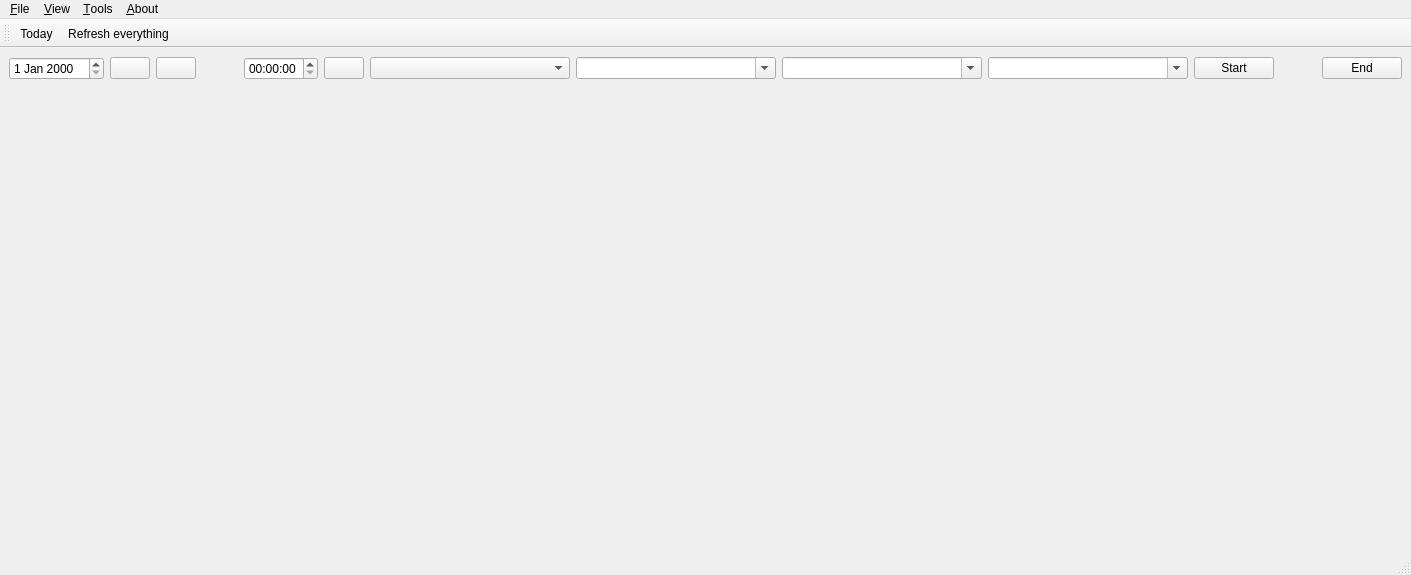
<?xml version="1.0" encoding="UTF-8"?>
<ui version="4.0">
 <class>MainWindow</class>
 <widget class="QMainWindow" name="MainWindow">
  <property name="geometry">
   <rect>
    <x>0</x>
    <y>0</y>
    <width>1411</width>
    <height>575</height>
   </rect>
  </property>
  <property name="windowIcon">
   <iconset resource="resources.qrc">
    <normaloff>:/zeiterfassungguilib/images/icon.png</normaloff>:/zeiterfassungguilib/images/icon.png</iconset>
  </property>
  <widget class="QWidget" name="centralwidget">
   <layout class="QVBoxLayout" stretch="0,0">
    <item>
     <layout class="QHBoxLayout">
      <item>
       <widget class="QDateEdit" name="dateEditDate"/>
      </item>
      <item>
       <widget class="QPushButton" name="pushButtonPrev">
        <property name="whatsThis">
         <string>Previous day</string>
        </property>
        <property name="text">
         <string/>
        </property>
        <property name="icon">
         <iconset resource="resources.qrc">
          <normaloff>:/zeiterfassungguilib/images/previous.png</normaloff>:/zeiterfassungguilib/images/previous.png</iconset>
        </property>
       </widget>
      </item>
      <item>
       <widget class="QPushButton" name="pushButtonNext">
        <property name="whatsThis">
         <string>Next day</string>
        </property>
        <property name="text">
         <string/>
        </property>
        <property name="icon">
         <iconset resource="resources.qrc">
          <normaloff>:/zeiterfassungguilib/images/next.png</normaloff>:/zeiterfassungguilib/images/next.png</iconset>
        </property>
       </widget>
      </item>
      <item>
       <spacer>
        <property name="orientation">
         <enum>Qt::Horizontal</enum>
        </property>
        <property name="sizeHint" stdset="0">
         <size>
          <width>40</width>
          <height>20</height>
         </size>
        </property>
       </spacer>
      </item>
      <item>
       <widget class="QTimeEdit" name="timeEditTime"/>
      </item>
      <item>
       <widget class="QPushButton" name="pushButtonNow">
        <property name="whatsThis">
         <string>Now</string>
        </property>
        <property name="text">
         <string/>
        </property>
        <property name="icon">
         <iconset resource="resources.qrc">
          <normaloff>:/zeiterfassungguilib/images/now.png</normaloff>:/zeiterfassungguilib/images/now.png</iconset>
        </property>
       </widget>
      </item>
      <item>
       <widget class="QComboBox" name="comboBoxProject">
        <property name="minimumSize">
         <size>
          <width>200</width>
          <height>0</height>
         </size>
        </property>
       </widget>
      </item>
      <item>
       <widget class="QComboBox" name="comboBoxSubproject">
        <property name="minimumSize">
         <size>
          <width>200</width>
          <height>0</height>
         </size>
        </property>
        <property name="editable">
         <bool>true</bool>
        </property>
        <property name="insertPolicy">
         <enum>QComboBox::NoInsert</enum>
        </property>
       </widget>
      </item>
      <item>
       <widget class="QComboBox" name="comboBoxWorkpackage">
        <property name="minimumSize">
         <size>
          <width>200</width>
          <height>0</height>
         </size>
        </property>
        <property name="editable">
         <bool>true</bool>
        </property>
        <property name="insertPolicy">
         <enum>QComboBox::NoInsert</enum>
        </property>
       </widget>
      </item>
      <item>
       <widget class="QComboBox" name="comboBoxText">
        <property name="minimumSize">
         <size>
          <width>200</width>
          <height>0</height>
         </size>
        </property>
        <property name="editable">
         <bool>true</bool>
        </property>
        <property name="insertPolicy">
         <enum>QComboBox::NoInsert</enum>
        </property>
       </widget>
      </item>
      <item>
       <widget class="QPushButton" name="pushButtonStart">
        <property name="text">
         <string>Start</string>
        </property>
       </widget>
      </item>
      <item>
       <spacer>
        <property name="orientation">
         <enum>Qt::Horizontal</enum>
        </property>
        <property name="sizeHint" stdset="0">
         <size>
          <width>40</width>
          <height>20</height>
         </size>
        </property>
       </spacer>
      </item>
      <item>
       <widget class="QPushButton" name="pushButtonEnd">
        <property name="text">
         <string>End</string>
        </property>
       </widget>
      </item>
     </layout>
    </item>
    <item>
     <widget class="QScrollArea" name="scrollArea">
      <property name="frameShape">
       <enum>QFrame::NoFrame</enum>
      </property>
      <property name="frameShadow">
       <enum>QFrame::Plain</enum>
      </property>
      <property name="widgetResizable">
       <bool>true</bool>
      </property>
      <widget class="QWidget" name="widgetWeek">
       <property name="geometry">
        <rect>
         <x>0</x>
         <y>0</y>
         <width>1393</width>
         <height>440</height>
        </rect>
       </property>
       <layout class="QHBoxLayout" name="layoutWeek"/>
      </widget>
     </widget>
    </item>
   </layout>
  </widget>
  <widget class="QMenuBar" name="menubar">
   <property name="geometry">
    <rect>
     <x>0</x>
     <y>0</y>
     <width>1411</width>
     <height>22</height>
    </rect>
   </property>
   <widget class="QMenu" name="menuFile">
    <property name="title">
     <string>&amp;File</string>
    </property>
    <addaction name="actionQuit"/>
   </widget>
   <widget class="QMenu" name="menuAbout">
    <property name="title">
     <string>&amp;About</string>
    </property>
    <addaction name="actionAboutMe"/>
    <addaction name="actionSettings"/>
    <addaction name="actionHelp"/>
    <addaction name="separator"/>
    <addaction name="actionAboutzeiterfassung"/>
    <addaction name="actionAboutQt"/>
   </widget>
   <widget class="QMenu" name="menuView">
    <property name="title">
     <string>&amp;View</string>
    </property>
    <addaction name="actionToday"/>
    <addaction name="actionRefresh"/>
   </widget>
   <widget class="QMenu" name="menuTools">
    <property name="title">
     <string>&amp;Tools</string>
    </property>
   </widget>
   <addaction name="menuFile"/>
   <addaction name="menuView"/>
   <addaction name="menuTools"/>
   <addaction name="menuAbout"/>
  </widget>
  <widget class="QToolBar" name="mainToolBar">
   <attribute name="toolBarArea">
    <enum>TopToolBarArea</enum>
   </attribute>
   <attribute name="toolBarBreak">
    <bool>false</bool>
   </attribute>
   <addaction name="actionToday"/>
   <addaction name="actionRefresh"/>
  </widget>
  <widget class="QStatusBar" name="statusbar"/>
  <action name="actionQuit">
   <property name="icon">
    <iconset resource="resources.qrc">
     <normaloff>:/zeiterfassungguilib/images/quit.png</normaloff>:/zeiterfassungguilib/images/quit.png</iconset>
   </property>
   <property name="text">
    <string>&amp;Quit</string>
   </property>
  </action>
  <action name="actionAboutMe">
   <property name="icon">
    <iconset resource="resources.qrc">
     <normaloff>:/zeiterfassungguilib/images/user.png</normaloff>:/zeiterfassungguilib/images/user.png</iconset>
   </property>
   <property name="text">
    <string>About &amp;Me</string>
   </property>
  </action>
  <action name="actionAboutzeiterfassung">
   <property name="icon">
    <iconset resource="resources.qrc">
     <normaloff>:/zeiterfassungguilib/images/about.png</normaloff>:/zeiterfassungguilib/images/about.png</iconset>
   </property>
   <property name="text">
    <string>About &amp;zeiterfassung</string>
   </property>
  </action>
  <action name="actionAboutQt">
   <property name="text">
    <string>About &amp;Qt</string>
   </property>
  </action>
  <action name="actionToday">
   <property name="icon">
    <iconset resource="resources.qrc">
     <normaloff>:/zeiterfassungguilib/images/today.png</normaloff>:/zeiterfassungguilib/images/today.png</iconset>
   </property>
   <property name="text">
    <string>&amp;Today</string>
   </property>
  </action>
  <action name="actionRefresh">
   <property name="icon">
    <iconset resource="resources.qrc">
     <normaloff>:/zeiterfassungguilib/images/refresh.png</normaloff>:/zeiterfassungguilib/images/refresh.png</iconset>
   </property>
   <property name="text">
    <string>&amp;Refresh everything</string>
   </property>
  </action>
  <action name="actionSettings">
   <property name="icon">
    <iconset resource="resources.qrc">
     <normaloff>:/zeiterfassungguilib/images/settings.png</normaloff>:/zeiterfassungguilib/images/settings.png</iconset>
   </property>
   <property name="text">
    <string>&amp;Settings</string>
   </property>
  </action>
  <action name="actionHelp">
   <property name="icon">
    <iconset resource="resources.qrc">
     <normaloff>:/zeiterfassungguilib/images/help.png</normaloff>:/zeiterfassungguilib/images/help.png</iconset>
   </property>
   <property name="text">
    <string>Help</string>
   </property>
  </action>
 </widget>
 <resources>
  <include location="resources.qrc"/>
 </resources>
 <connections>
  <connection>
   <sender>actionQuit</sender>
   <signal>triggered()</signal>
   <receiver>MainWindow</receiver>
   <slot>close()</slot>
   <hints>
    <hint type="sourcelabel">
     <x>-1</x>
     <y>-1</y>
    </hint>
    <hint type="destinationlabel">
     <x>458</x>
     <y>296</y>
    </hint>
   </hints>
  </connection>
 </connections>
</ui>
